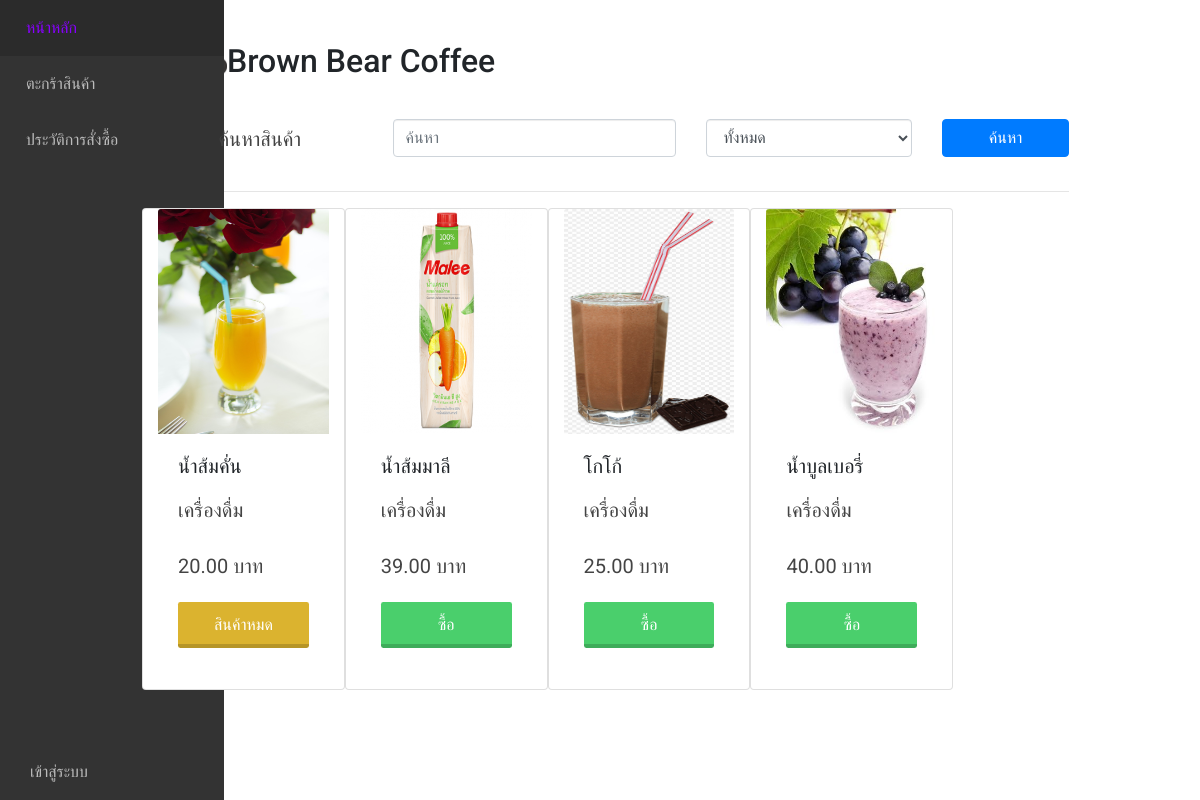
The page / on the database its author committed.
### main/models.py (models this page shows, shortened)
class Product(models.Model):
    type = models.ForeignKey(Type, on_delete=models.PROTECT,null=True)
    name = models.CharField(max_length=255)
    description = models.CharField(max_length=255,null=True)
    price = models.FloatField()
    stock = models.IntegerField()
    picture = models.ImageField(default='product_pic/default.png',upload_to='product_pic',null=True,blank=True)

class Type(models.Model):
    type_name = models.CharField(max_length=255)

### main/views.py (the view)
# urls.py: path('',views.index,name='index'),
def index(request): #หน้าหลัก มีการค้นหาชื่อ/ประเภทสินค้า มีรูปภาพ
    product = Product.objects.all()
    type = Type.objects.all()
    search = request.GET.get('search','')
    searchtype = request.GET.get('sel','')
    if search:
        product = product.filter(name__icontains=search)
    if searchtype > '0':
        product = product.filter(type_id=searchtype)
    context = {
        'product':product,
        'type':type,
    }
    return render(request, 'main/index.html', context=context)

### main/templates/main/index.html (shortened to what this page needs)
{% extends 'base.html' %}
{% block content %}
    <h2><img src='static/payment-terminal.png' width='70'>Brown Bear Coffee</h2><br>
    <form method="GET" action="{% url 'index' %}">
        <div class="row">
            <div class="col-md-3">
                <p class="text-center">ค้นหาสินค้า</p>
            </div>
            <div class="col-md-4">
                <input type="text" name="search" id="search" value="{{search}}" placeholder="ค้นหา"
                      class="form-control col">
            </div>
            <div class="col-md-3">
                <select name="sel" id="{{sel}}" class="form-control col">
                    <option value="0">ทั้งหมด</option>
                </select>
            </div>
            <div class="col">
                <button type="submit" class="btn btn-primary col">ค้นหา</button>
            </div>
        </div>
    </form>
    <hr>
    <div class="card-group">
        <div class="row">
        {% for p in product %}
            <div class="card col-lg-3">
                <img class="card-img-top" src="{{ p.picture.url }}" alt="" width='100%' height='225px'>
                <div class="card-body">
                    <h5 class="card-title">{{ p.name }}</h5>
                    <p class="card-text">{{ p.type.type_name }}</p>
                    <p class="card-text">{{ p.price|stringformat:".2f" }} บาท</p>
                    {% if p.stock >= 5 %}
                    <a href="{% url 'addtobasket' product_id=p.id%}"><p class="card-text">
                        <div class="buttongreen col">ซื้อ</div>
                    </p></a>
                    {% else %}
                        <div class="buttonyellow col disabled">สินค้าหมด</div>
                    {% endif %}
                </div>
            </div>
        {% endfor %}
        </div>
    </div>
{% endblock %}

### static/css2/style.css (style rules this page uses)
html,body,div,span,applet,object,iframe,h1,h2,h3,h4,h5,h6,p,blockquote,pre,a,abbr,acronym,address,big,cite,code,del,dfn,em,img,ins,kbd,q,s,samp,small,strike,strong,sub,sup,tt,var,b,u,i,dl,dt,dd,ol,nav ul,nav li,fieldset,form,label,legend,table,caption,tbody,tfoot,thead,tr,th,td,article,aside,canvas,details,embed,figure,figcaption,footer,header,hgroup,menu,nav,output,ruby,section,summary,time,mark,audio,video { margin:0;padding:0;border:0;font-size:100%;font:inherit;vertical-align:baseline; }
a { text-decoration:none; }
img { max-width:100%; }
body { padding:0; margin:0; font-family: 'Open Sans', sans-serif; }
h1,h3,h4,h5,h6 { margin:0; }
p { margin:0; }

### static/css/styles.css (style rules this page uses)
:root { --sidebar-width: 4.5em; }
body { margin: 0; padding: 0; font-family: 'Roboto'; }
* { outline: none; box-sizing: border-box; }
.main h2 { font-size: 2em; margin-top: 0px; }
.main p { color: #444; font-size: 1.25em; line-height: 2; text-align: justify; }

### static/css/button.css (style rules this page uses)
.buttongreen { display:inline-block; padding:0.7em 1.4em; margin:0 0.3em 0.3em 0; border-radius:0.15em; box-sizing: border-box; text-decoration:none; font-family:'Roboto',sans-serif; text-transform:uppercase; font-weight:400; color:#FFFFFF; background-color:#4acf6c; box-shadow:inset 0 -0.6em 0 -0.35em rgba(0,0,0,0.17); text-align:center; position:relative; }
.buttonyellow { display:inline-block; padding:0.7em 1.4em; margin:0 0.3em 0.3em 0; border-radius:0.15em; box-sizing: border-box; text-decoration:none; font-family:'Roboto',sans-serif; text-transform:uppercase; font-weight:400; color:#FFFFFF; background-color:#dbb32f; box-shadow:inset 0 -0.6em 0 -0.35em rgba(0,0,0,0.17); text-align:center; position:relative; }

### rows shown on the page
Product: picture (picture), name "น้ำส้มคั่น", type.type_name "เครื่องดื่ม", price "20.00", stock "สินค้าหมด"
Product: picture (picture), name "น้ำส้มมาลี", type.type_name "เครื่องดื่ม", price "39.00", stock "ซื้อ"
Product: picture (picture), name "โกโก้", type.type_name "เครื่องดื่ม", price "25.00", stock "ซื้อ"
Product: picture (picture), name "น้ำบูลเบอรี่", type.type_name "เครื่องดื่ม", price "40.00", stock "ซื้อ"
